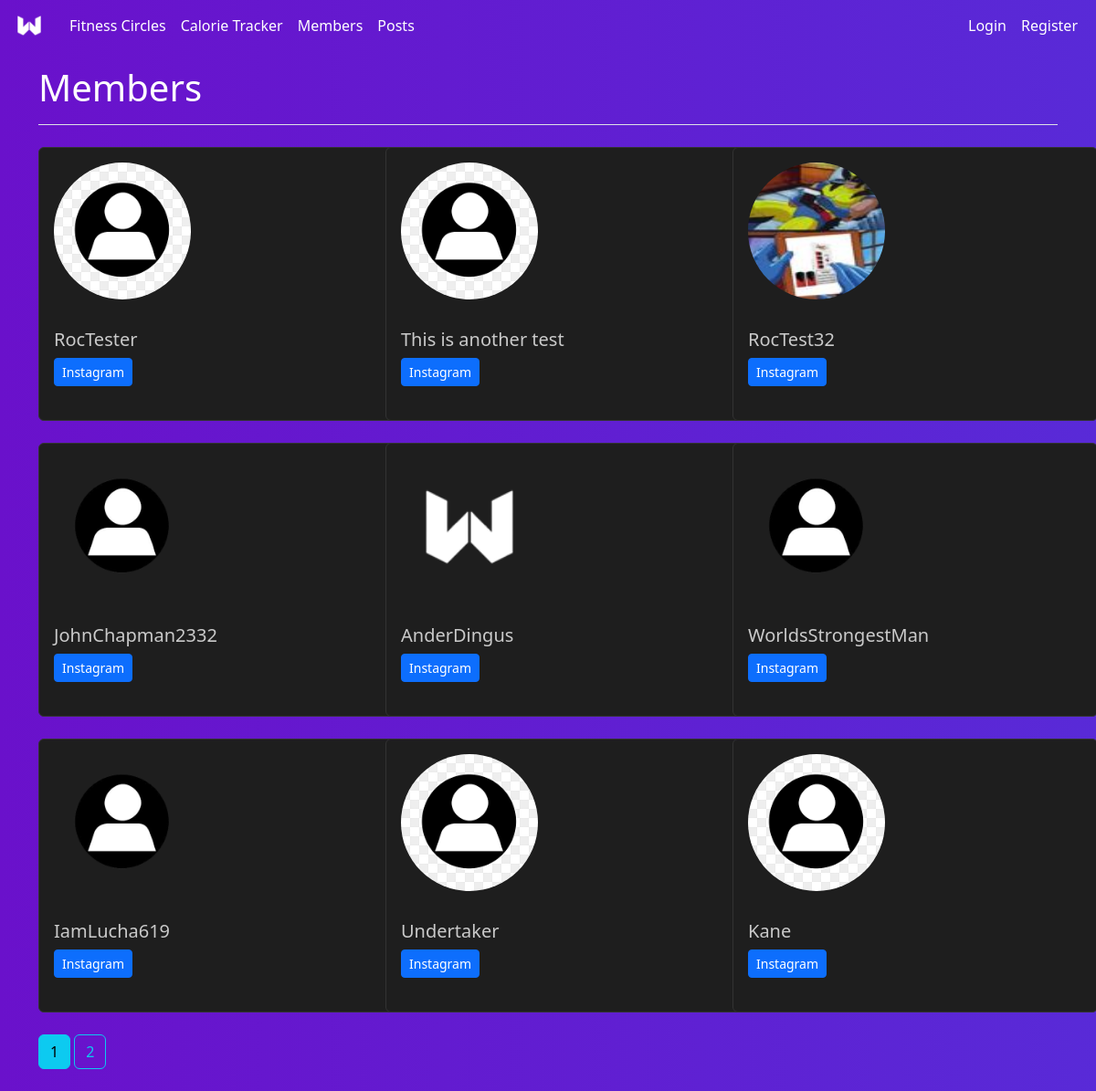
Page /members on the earlier database version.
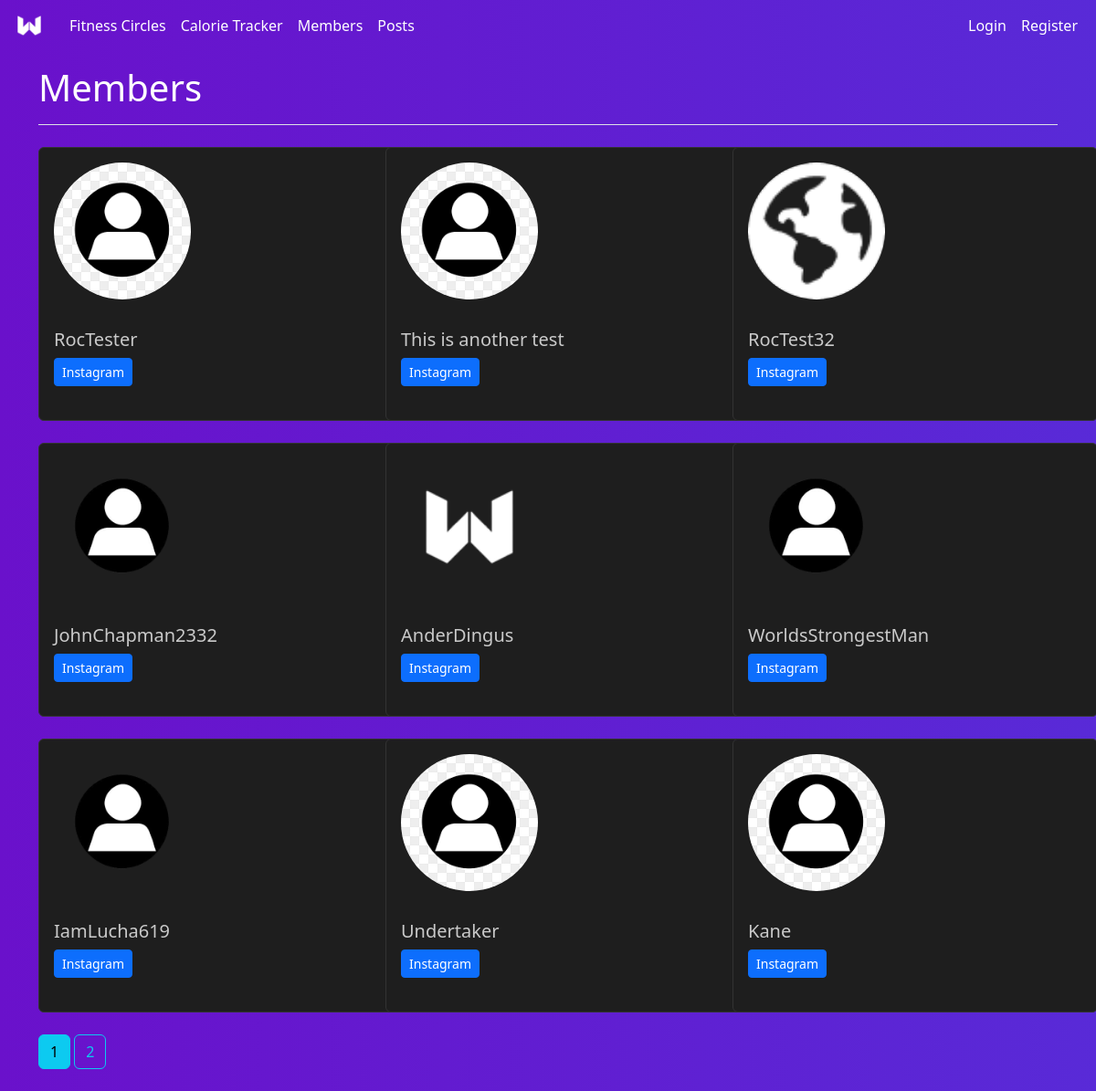
Same page on the later database version.
### WeeklyWeighIn/models.py (models this page shows, shortened)
class Users(db.Model, UserMixin):
    id = db.Column(db.Integer, primary_key=True)
    first_name = db.Column(db.String(20), nullable=False)
    last_name = db.Column(db.String(20), nullable=False)
    username = db.Column(db.String(20), unique=True, nullable=False)
    email = db.Column(db.String(120), unique=True, nullable=False)
    image_file = db.Column(db.String(20), nullable=False, default='default.jpg')
    password = db.Column(db.String(60), nullable=False)
    posts = db.relationship('Post', backref='author', lazy=True)
    comments = db.relationship('Comment', backref='comment_author', lazy=True)

### WeeklyWeighIn/routes.py (the view)
@app.route('/members')
def members():
    page = request.args.get('page', 1, type=int)
    per_page = 9
    users = Users.query.paginate(page=page, per_page=per_page)
    return render_template('member_list.html', title='Members', users=users)

### WeeklyWeighIn/templates/member_list.html (shortened to what this page needs)
{% extends 'base.html' %}
{% set page_title = "Members" %}
{% block content %}
<div class="container mt-3">
    <div class="row">
        {% for user in users %}
        <div class="col-md-4 mb-4">
            <div class="card custom-card" style="width: 400px; height: 300px;">
                <img src="{{ url_for('static', filename='photos/profile_pics/' + (user.image_file if user.image_file else 'default.png')) }}"
                    class="card-img-top rounded-circle responsive-img mt-3 ms-3" alt="{{ user.name }}">
                <div class="card-body">
                    <h5 class="card-title text-grey mt-3">{{ user.username }}</h5>
                    <a href="https://www.instagram.com/{{ user.instagram_tag }}" target="_blank"
                        class="btn btn-primary btn-sm">
                         Instagram
                    </a>
                </div>
            </div>
        </div>
        {% endfor %}
    </div>
    {% for page_num in users.iter_pages(left_edge=1, right_edge=1, left_current=1, right_current=2) %}
    {% if page_num %}
        {% if users.page == page_num %}
            <a class="btn btn-info mb-4" href="{{ url_for('members', page=page_num) }}">{{ page_num }}</a>
        {% else %}
            <a class="btn btn-outline-info mb-4" href="{{ url_for('members', page=page_num) }}">{{ page_num }}</a>
        {% endif %}
    {% else %}
        <span class="btn btn-outline-secondary mb-4 disabled">...</span>
    {% endif %}
{% endfor %}
</div>
{% endblock %}

Differences in the rows shown:
changed Users "RocTest32": image_file: a different picture
